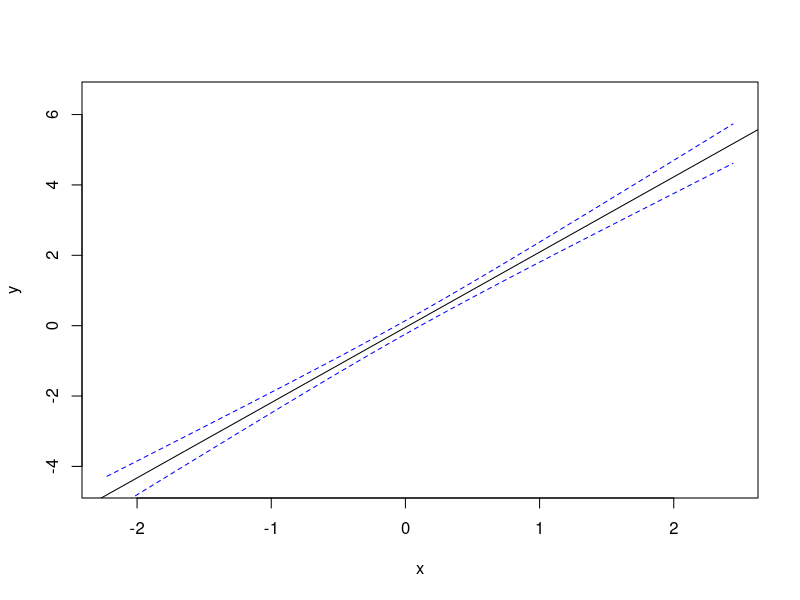
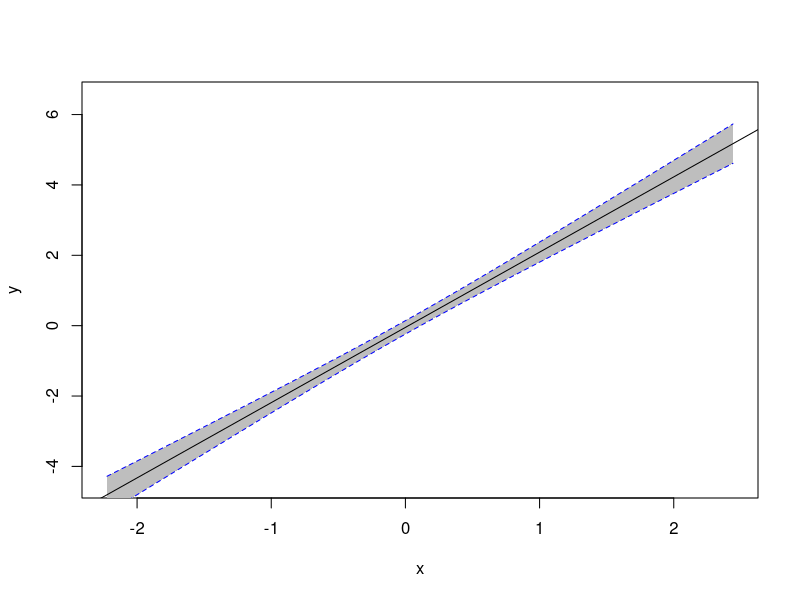
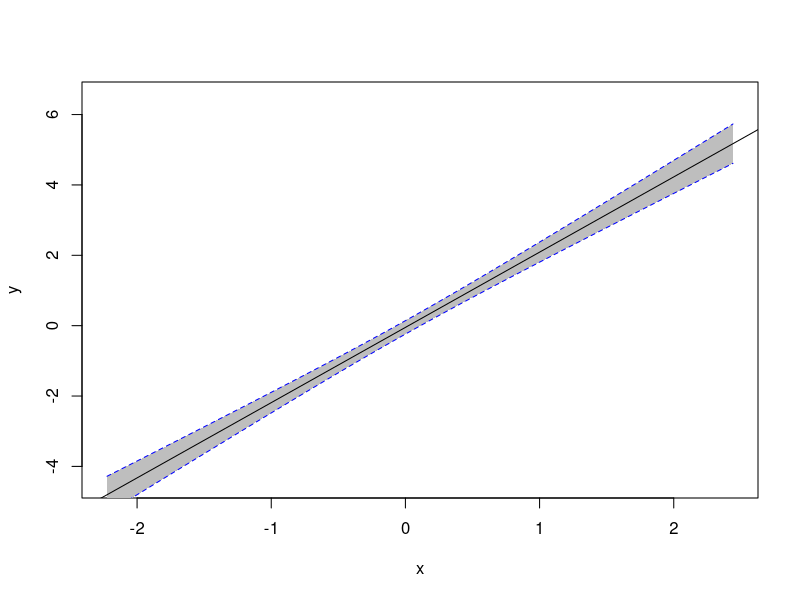

R code for these plots, in order:
# plotting a confidence interval in R
# make this example reproducible 
set.seed(0)

# create dataet
x <- rnorm(100)
y <- x*2 + rnorm(100)
df <- data.frame(x=x, y=y)

# view first six rows of dataset
head(df)

# fit a linear regression
model <- lm(y ~ x , data = df)

# get predicted y values using regression equation
newx <- seq(min(df$x), max(df$x), length.out=100)
preds <- predict(model, newdata = data.frame(x=newx), interval = "confidence")

# view predicted model
preds

# create plot of x vs.y but don't display individual points (type="n")
plot(y~x, data = df, type= "n")

# add fitted regression line
abline(model)

# add dashed lines for confidence bands
lines(newx, preds[, 3], lty = "dashed", col="blue")
lines(newx, preds[, 2], lty = "dashed", col="blue")

# create plot of x vs. y
plot(y ~ x, data = df, type = "n")

# fill in area between regression line and confidence interval
polygon(c(rev(newx), newx), c(rev(preds[, 3]), preds[, 2]), col = "grey", border = NA)

# add fitted regression line
abline(model)

# add dashed lines for confidence bands
lines(newx, preds[, 3], lty = "dashed", col = "blue")
lines(newx, preds[, 2], lty = "dashed", col = "blue")

# #make this example reproducible
set.seed(0)

#create dataset
x <- rnorm(100)
y <- x*2 + rnorm(100)
df <- data.frame(x = x, y = y)

#fit linear regression model
model <- lm(y ~ x, data = df) 

#get predicted y values using regression equation
newx <- seq(min(df$x), max(df$x), length.out=100)
preds <- predict(model, newdata = data.frame(x=newx), interval = 'confidence')

#create plot of x vs. y
plot(y ~ x, data = df, type = 'n')

#fill in area between regression line and confidence interval
polygon(c(rev(newx), newx), c(rev(preds[ ,3]), preds[ ,2]), col = 'grey', border = NA)

#add fitted regression line
abline(model)

# here's the complete code from start to finish
#add dashed lines for confidence bands
lines(newx, preds[ ,3], lty = 'dashed', col = 'blue')
lines(newx, preds[ ,2], lty = 'dashed', col = 'blue')
